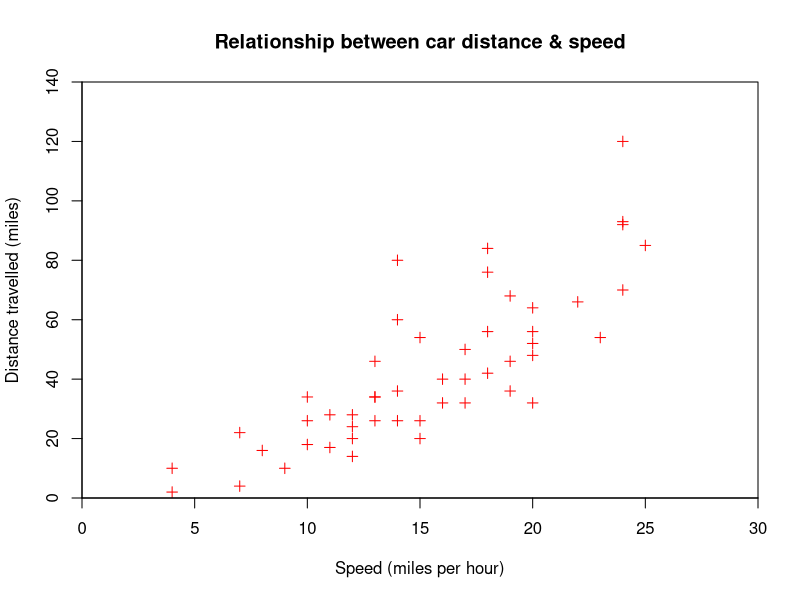

Generate this figure with R:
# Entering data with the C command
typos = c(2,3,0,3,1,0,0,1)
typos

# Functions on the data
mean(typos)
median(typos)
max(typos)
var(typos)

# Data with Vectors

typos.draft1 = c(2,3,0,3,1,0,0,1)
typos.draft2 = c(0,3,0,3,1,0,0,1)

typos.draft1 = c(2,3,0,3,1,0,0,1)
typos.draft2 = typos.draft1 # make a copy
typos.draft2[1] = 0 # assign the first page 0 typos
typos.draft2

# Accessing the Vector Array

typos.draft2 # print out the value [1] 0 3 0 3 1 0 0 1
typos.draft2[2]

# Slicing data

typos.draft2[4] # 4th page
typos.draft2[-4] # all but the 4th page
typos.draft2[c(1,2,3)] # fancy, print 1st, 2nd and 3rd.

max(typos.draft2)
typos.draft2 == 3
which(typos.draft2 == 3)

n = length(typos.draft2) # how many pages
pages = 1:n # how we get the page numbers
pages # pages is simply 1 to number of pages
pages[typos.draft2 == 3] # logical extraction. Very useful

(1:length(typos.draft2))[typos.draft2 == max(typos.draft2)] # All combined

x = c(45,43,46,48,51,46,50,47,46,45)
day=5;
mean(x[day:(day+4)])
day:(day+4)

#cumulative maximum
cummax(x)

#cumulative min
cummin(x)

whale = c(74, 122, 235, 111, 292, 111, 211, 133, 156, 79)  
mean(whale)
var(whale)
sqrt(var(whale))
sqrt( sum( (whale - mean(whale))^2 /(length(whale)-1)))
sd(whale)

#Suppose you keep track of your mileage each time you fill up. At your last 6 fill-ups the mileage was
#65311 65624 65908 66219 66499 66821 67145 67447
miles = c(65311, 65624, 65908, 66219, 66499, 66821, 67145, 67447)
x = diff(miles)
cat(x)

#Commute Times
commute <- c(17, 16, 20, 24, 22, 15, 21, 15, 17, 22)
comute_diff = diff(commute)
cat(comute_diff)














data("mtcars")
plot(cars$dist~cars$speed, # y~x
     main="Relationship between car distance & speed", # Plot Title
     xlab="Speed (miles per hour)", #X axis title
     ylab="Distance travelled (miles)", #Y axis title
     xlim=c(0,30), #Set x axis limits from 0 to 30
     ylim=c(0,140), #Set y axis limits from 0 to 140
     xaxs="i", #Set x axis style as internal
     yaxs="i", #Set y axis style as internal 
     col="red", #Set the color of plotting symbol to red
     pch=3) #Set the plotting symbol to filled dots

